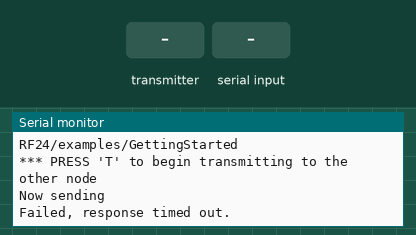
A sketch run on a simulated Arduino Uno, built with avr-gcc and run on an emulated ATmega328P. On the bench: the last lines printed to the serial monitor. The inputs (shaded band) are chosen by the test bench. No radio packets arrive unless stated.

Above: at 1.2 s.
1.3 s: the transmitter starts sending got_time = 0
At 2.1 s:
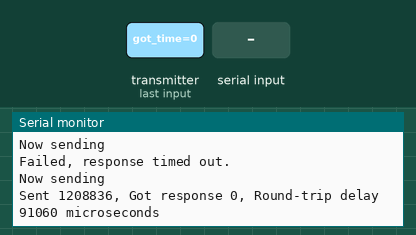
3.8 s: "R" received over Serial
At 4.7 s:
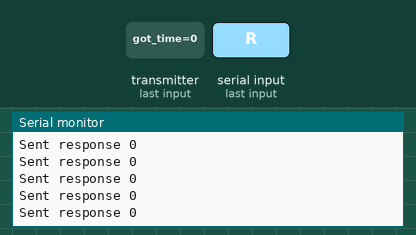
5.8 s: "T" received over Serial
At 6.6 s:
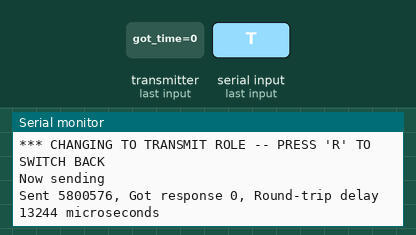
Timing chart, 0 to 8.8 s (numbered marks = the images above; inputs shaded):
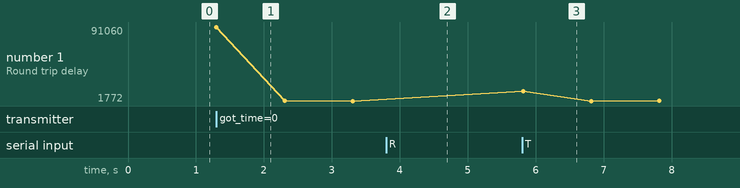

The sketch:

nRF24L01_master.ino
```cpp
/*
* Getting Started example sketch for nRF24L01+ radios
* This is a very basic example of how to send data from one node to another
* Updated: Dec 2014 by TMRh20
*/
#include <SPI.h>
#include <RF24.h>
/****************** User Config ***************************/
/***      Set this radio as radio number 0 or 1         ***/
bool radioNumber = 0;
/* Hardware configuration: Set up nRF24L01 radio on SPI bus plus pins 7 & 8 */
RF24 radio(7,8);
/**********************************************************/
byte addresses[][6] = {"1Node","2Node"};
// Used to control whether this node is sending or receiving
bool role = 1;
void setup() {
    Serial.begin(115200);
    Serial.println(F("RF24/examples/GettingStarted"));
    Serial.println(F("*** PRESS 'T' to begin transmitting to the other node"));
    radio.begin();
    // Set the PA Level low to prevent power supply related issues since this is a
    // getting_started sketch, and the likelihood of close proximity of the devices. RF24_PA_MAX is default.
    radio.setPALevel(RF24_PA_MIN);
    // Open a writing and reading pipe on each radio, with opposite addresses
    if(radioNumber){
        radio.openWritingPipe(addresses[1]);
        radio.openReadingPipe(1,addresses[0]);
        }else{
        radio.openWritingPipe(addresses[0]);
        radio.openReadingPipe(1,addresses[1]);
    }
    // Start the radio listening for data
    radio.startListening();
}
void loop() {
    /****************** Ping Out Role ***************************/
    if (role == 1)  {
        radio.stopListening();                                    // First, stop listening so we can talk.
        Serial.println(F("Now sending"));
        unsigned long start_time = micros();                             // Take the time, and send it.  This will block until complete
        if (!radio.write( &start_time, sizeof(unsigned long) )){
            Serial.println(F("failed"));
        }
        radio.startListening();                                    // Now, continue listening
        unsigned long started_waiting_at = micros();               // Set up a timeout period, get the current microseconds
        boolean timeout = false;                                   // Set up a variable to indicate if a response was received or not
        while ( ! radio.available() ){                             // While nothing is received
            if (micros() - started_waiting_at > 200000 ){            // If waited longer than 200ms, indicate timeout and exit while loop
                timeout = true;
                break;
            }
        }
        if ( timeout ){                                             // Describe the results
            Serial.println(F("Failed, response timed out."));
            }else{
            unsigned long got_time;                                 // Grab the response, compare, and send to debugging spew
            radio.read( &got_time, sizeof(unsigned long) );
            unsigned long end_time = micros();
            // Spew it
            Serial.print(F("Sent "));
            Serial.print(start_time);
            Serial.print(F(", Got response "));
            Serial.print(got_time);
            Serial.print(F(", Round-trip delay "));
            Serial.print(end_time-start_time);
            Serial.println(F(" microseconds"));
        }
        // Try again 1s later
        delay(1000);
    }
    /****************** Pong Back Role ***************************/
    if ( role == 0 )
    {
        unsigned long got_time;
        if( radio.available()){
            // Variable for the received timestamp
            while (radio.available()) {                                   // While there is data ready
                radio.read( &got_time, sizeof(unsigned long) );             // Get the payload
            }
            radio.stopListening();                                        // First, stop listening so we can talk
            radio.write( &got_time, sizeof(unsigned long) );              // Send the final one back.
            radio.startListening();                                       // Now, resume listening so we catch the next packets.
            Serial.print(F("Sent response "));
            Serial.println(got_time);
        }
    }
    /****************** Change Roles via Serial Commands ***************************/
    if ( Serial.available() )
    {
        char c = toupper(Serial.read());
        if ( c == 'T' && role == 0 ){
            Serial.println(F("*** CHANGING TO TRANSMIT ROLE -- PRESS 'R' TO SWITCH BACK"));
            role = 1;                  // Become the primary transmitter (ping out)
        }else
        if ( c == 'R' && role == 1 ){
            Serial.println(F("*** CHANGING TO RECEIVE ROLE -- PRESS 'T' TO SWITCH BACK"));
            role = 0;                // Become the primary receiver (pong back)
            radio.startListening();
        }
    }
} // Loop
```

Measured:
- after the input at 1.3 s, the serial monitor: prints a new line at once (image 1)
- after the input at 3.8 s, the serial monitor: prints a new line after 0.51 s (image 2)
- after the input at 5.8 s, the serial monitor: prints a new line at once (image 3)
- plotted number 1: 1772 → 1776 after the input at 5.8 s
